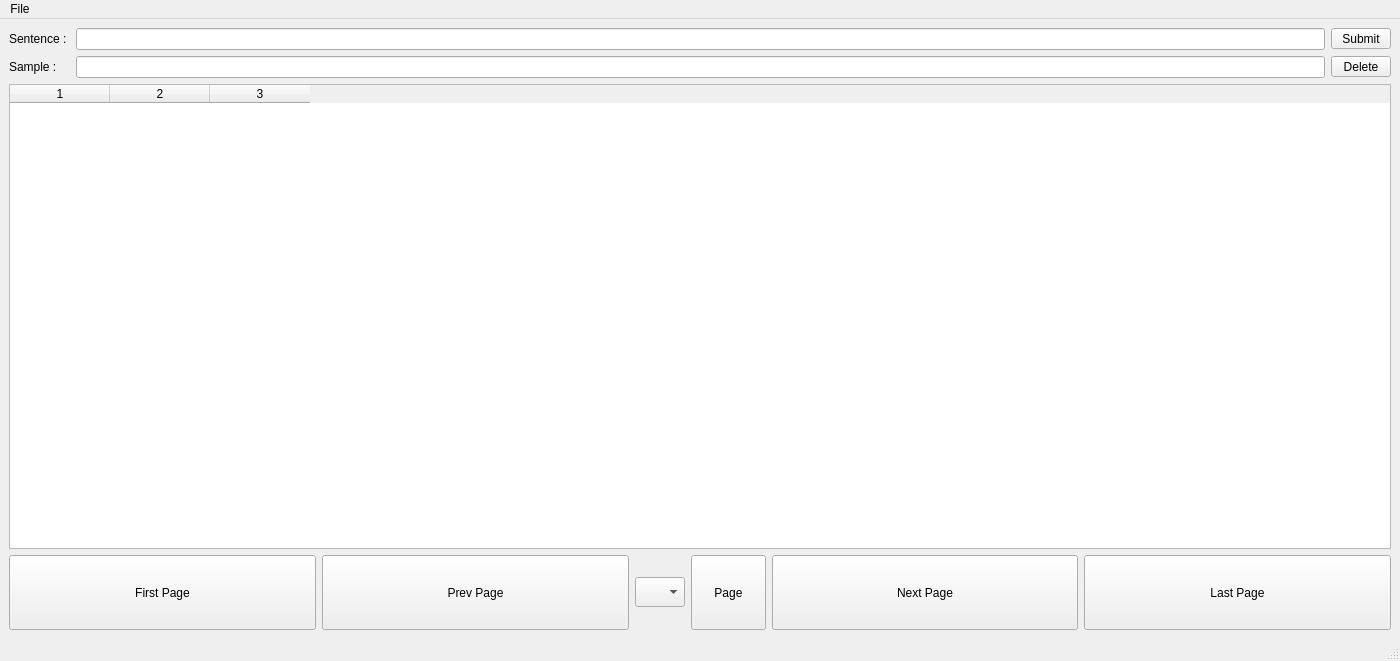
<?xml version="1.0" encoding="UTF-8"?>
<ui version="4.0">
 <class>MainWindow</class>
 <widget class="QMainWindow" name="MainWindow">
  <property name="geometry">
   <rect>
    <x>0</x>
    <y>0</y>
    <width>1400</width>
    <height>661</height>
   </rect>
  </property>
  <property name="minimumSize">
   <size>
    <width>1400</width>
    <height>600</height>
   </size>
  </property>
  <property name="windowTitle">
   <string>English idioms</string>
  </property>
  <widget class="QWidget" name="centralwidget">
   <layout class="QVBoxLayout" name="verticalLayout">
    <item>
     <layout class="QHBoxLayout" name="horizontalLayout_2">
      <item>
       <widget class="QLabel" name="label_1">
        <property name="text">
         <string>Sentence : </string>
        </property>
       </widget>
      </item>
      <item>
       <widget class="QLineEdit" name="lineEdit_1">
        <property name="toolTip">
         <string>Введите выражение</string>
        </property>
       </widget>
      </item>
      <item>
       <widget class="QToolButton" name="submitButton">
        <property name="minimumSize">
         <size>
          <width>60</width>
          <height>0</height>
         </size>
        </property>
        <property name="toolTip">
         <string>Внести данные в таблицу</string>
        </property>
        <property name="text">
         <string>Submit</string>
        </property>
       </widget>
      </item>
     </layout>
    </item>
    <item>
     <layout class="QHBoxLayout" name="horizontalLayout">
      <item>
       <widget class="QLabel" name="label_2">
        <property name="text">
         <string>Sample :    </string>
        </property>
       </widget>
      </item>
      <item>
       <widget class="QLineEdit" name="lineEdit_2">
        <property name="toolTip">
         <string>Введите пример использования выражения</string>
        </property>
       </widget>
      </item>
      <item>
       <widget class="QToolButton" name="refreshButton">
        <property name="minimumSize">
         <size>
          <width>60</width>
          <height>0</height>
         </size>
        </property>
        <property name="toolTip">
         <string>Выделите строку для удаления</string>
        </property>
        <property name="text">
         <string> Delete </string>
        </property>
       </widget>
      </item>
     </layout>
    </item>
    <item>
     <widget class="QTableWidget" name="tableWidget">
      <property name="alternatingRowColors">
       <bool>false</bool>
      </property>
      <property name="columnCount">
       <number>3</number>
      </property>
      <column/>
      <column/>
      <column/>
     </widget>
    </item>
    <item>
     <layout class="QHBoxLayout" name="horizontalLayout_3">
      <item>
       <widget class="QToolButton" name="firstpageButton">
        <property name="sizePolicy">
         <sizepolicy hsizetype="Expanding" vsizetype="Fixed">
          <horstretch>0</horstretch>
          <verstretch>0</verstretch>
         </sizepolicy>
        </property>
        <property name="minimumSize">
         <size>
          <width>0</width>
          <height>75</height>
         </size>
        </property>
        <property name="cursor">
         <cursorShape>PointingHandCursor</cursorShape>
        </property>
        <property name="toolTip">
         <string>Первая страница</string>
        </property>
        <property name="text">
         <string>First Page</string>
        </property>
        <property name="icon">
         <iconset>
          <normaloff>image/fwd_left_arrow.png</normaloff>image/fwd_left_arrow.png</iconset>
        </property>
        <property name="iconSize">
         <size>
          <width>50</width>
          <height>50</height>
         </size>
        </property>
        <property name="popupMode">
         <enum>QToolButton::DelayedPopup</enum>
        </property>
        <property name="toolButtonStyle">
         <enum>Qt::ToolButtonTextUnderIcon</enum>
        </property>
       </widget>
      </item>
      <item>
       <widget class="QToolButton" name="prevpageButton">
        <property name="sizePolicy">
         <sizepolicy hsizetype="Expanding" vsizetype="Fixed">
          <horstretch>0</horstretch>
          <verstretch>0</verstretch>
         </sizepolicy>
        </property>
        <property name="minimumSize">
         <size>
          <width>0</width>
          <height>75</height>
         </size>
        </property>
        <property name="cursor">
         <cursorShape>PointingHandCursor</cursorShape>
        </property>
        <property name="toolTip">
         <string>Предыдущая страница</string>
        </property>
        <property name="text">
         <string>Prev Page</string>
        </property>
        <property name="icon">
         <iconset>
          <normaloff>image/left_arrow.png</normaloff>image/left_arrow.png</iconset>
        </property>
        <property name="iconSize">
         <size>
          <width>50</width>
          <height>50</height>
         </size>
        </property>
        <property name="toolButtonStyle">
         <enum>Qt::ToolButtonTextUnderIcon</enum>
        </property>
       </widget>
      </item>
      <item>
       <widget class="QComboBox" name="comboBox">
        <property name="minimumSize">
         <size>
          <width>50</width>
          <height>30</height>
         </size>
        </property>
        <property name="maximumSize">
         <size>
          <width>50</width>
          <height>30</height>
         </size>
        </property>
        <property name="toolTip">
         <string>Выберите страницу</string>
        </property>
       </widget>
      </item>
      <item>
       <widget class="QToolButton" name="directpageButton">
        <property name="minimumSize">
         <size>
          <width>75</width>
          <height>75</height>
         </size>
        </property>
        <property name="toolTip">
         <string>Указанная страница</string>
        </property>
        <property name="text">
         <string>Page</string>
        </property>
        <property name="icon">
         <iconset theme="go-jump">
          <normaloff>../../Users/38050/.designer/backup</normaloff>../../Users/38050/.designer/backup</iconset>
        </property>
        <property name="iconSize">
         <size>
          <width>50</width>
          <height>50</height>
         </size>
        </property>
        <property name="toolButtonStyle">
         <enum>Qt::ToolButtonTextOnly</enum>
        </property>
       </widget>
      </item>
      <item>
       <widget class="QToolButton" name="nextpageButton">
        <property name="sizePolicy">
         <sizepolicy hsizetype="Expanding" vsizetype="Fixed">
          <horstretch>0</horstretch>
          <verstretch>0</verstretch>
         </sizepolicy>
        </property>
        <property name="minimumSize">
         <size>
          <width>0</width>
          <height>75</height>
         </size>
        </property>
        <property name="cursor">
         <cursorShape>PointingHandCursor</cursorShape>
        </property>
        <property name="toolTip">
         <string>&lt;html&gt;&lt;head/&gt;&lt;body&gt;&lt;p&gt;Следующая страница&lt;/p&gt;&lt;/body&gt;&lt;/html&gt;</string>
        </property>
        <property name="autoFillBackground">
         <bool>true</bool>
        </property>
        <property name="text">
         <string>Next Page</string>
        </property>
        <property name="icon">
         <iconset>
          <normaloff>image/right_arrow.png</normaloff>image/right_arrow.png</iconset>
        </property>
        <property name="iconSize">
         <size>
          <width>50</width>
          <height>50</height>
         </size>
        </property>
        <property name="toolButtonStyle">
         <enum>Qt::ToolButtonTextUnderIcon</enum>
        </property>
        <property name="autoRaise">
         <bool>false</bool>
        </property>
        <property name="arrowType">
         <enum>Qt::NoArrow</enum>
        </property>
       </widget>
      </item>
      <item>
       <widget class="QToolButton" name="lastpageButton">
        <property name="sizePolicy">
         <sizepolicy hsizetype="Expanding" vsizetype="Fixed">
          <horstretch>0</horstretch>
          <verstretch>0</verstretch>
         </sizepolicy>
        </property>
        <property name="minimumSize">
         <size>
          <width>0</width>
          <height>75</height>
         </size>
        </property>
        <property name="cursor">
         <cursorShape>PointingHandCursor</cursorShape>
        </property>
        <property name="toolTip">
         <string>Последняя страница</string>
        </property>
        <property name="text">
         <string>Last Page</string>
        </property>
        <property name="icon">
         <iconset>
          <normaloff>image/fwd_right_arrow.png</normaloff>image/fwd_right_arrow.png</iconset>
        </property>
        <property name="iconSize">
         <size>
          <width>50</width>
          <height>50</height>
         </size>
        </property>
        <property name="toolButtonStyle">
         <enum>Qt::ToolButtonTextUnderIcon</enum>
        </property>
       </widget>
      </item>
     </layout>
    </item>
   </layout>
  </widget>
  <widget class="QMenuBar" name="menubar">
   <property name="geometry">
    <rect>
     <x>0</x>
     <y>0</y>
     <width>1400</width>
     <height>26</height>
    </rect>
   </property>
   <widget class="QMenu" name="menuFile">
    <property name="title">
     <string>File</string>
    </property>
    <addaction name="actionNew_File"/>
    <addaction name="actionOpen_File"/>
    <addaction name="actionSave_As"/>
    <addaction name="separator"/>
    <addaction name="actionExit"/>
   </widget>
   <addaction name="menuFile"/>
  </widget>
  <widget class="QStatusBar" name="statusbar"/>
  <action name="actionNew_File">
   <property name="text">
    <string>New File</string>
   </property>
   <property name="shortcut">
    <string>Ctrl+N</string>
   </property>
  </action>
  <action name="actionOpen_File">
   <property name="text">
    <string>Open File</string>
   </property>
   <property name="shortcut">
    <string>Ctrl+O</string>
   </property>
  </action>
  <action name="actionSave_As">
   <property name="text">
    <string>Save As</string>
   </property>
   <property name="shortcut">
    <string>Ctrl+Shift+S</string>
   </property>
  </action>
  <action name="actionExit">
   <property name="text">
    <string>Exit</string>
   </property>
  </action>
 </widget>
 <resources/>
 <connections>
  <connection>
   <sender>actionExit</sender>
   <signal>triggered()</signal>
   <receiver>MainWindow</receiver>
   <slot>close()</slot>
   <hints>
    <hint type="sourcelabel">
     <x>-1</x>
     <y>-1</y>
    </hint>
    <hint type="destinationlabel">
     <x>399</x>
     <y>299</y>
    </hint>
   </hints>
  </connection>
 </connections>
</ui>
